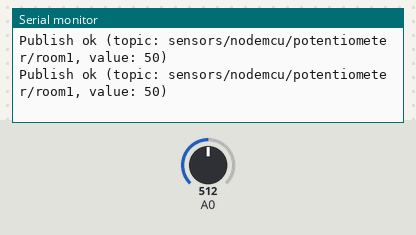
The sketch below on a simulated ESP8266 (NodeMCU). Parts: the last lines printed to the serial monitor. Inputs (shaded band) come from the test bench; at power-on: A0 = 512. WiFi joins after 1.5 s; servers stay silent unless stated; no MQTT or app messages arrive unless stated.

Above: at 2.8 s.
2.9 s: A0 set to 716
At 3.06 s:
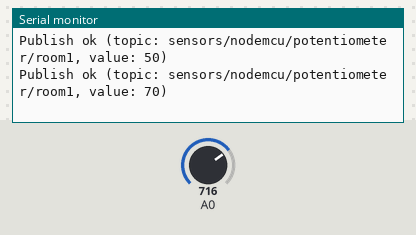
4.4 s: A0 set to 900
At 4.49 s:
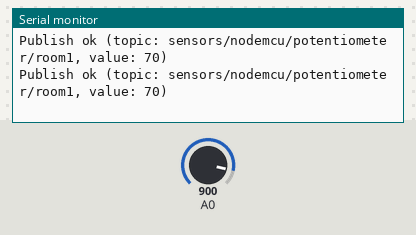
Timing chart, 0 to 7.4 s (numbered marks = the images above; inputs shaded):
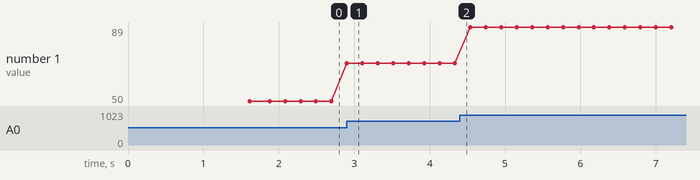

Measured:
- after the input at 2.9 s, the serial monitor: prints a new line at once (image 1)
- plotted number 1: 50 → 70 after the input at 2.9 s, 70 → 89 after the input at 4.4 s

The sketch:

firmware.ino
```cpp
#include <PubSubClient.h>
#include <ESP8266WiFi.h>

const int potentiometerPin = 0;

// Wifi configuration
const char* ssid = "my_wifi_ssid";
const char* password = "my_wifi_password";

// mqtt configuration
const char* server = "192.168.1.104";
const char* topic = "sensors/nodemcu/potentiometer/room1";
const char* clientName = "com.gonzalo123.nodemcu";

int value;
int percent;
String payload;

WiFiClient wifiClient;
PubSubClient client(wifiClient);

void wifiConnect() {
  Serial.println();
  Serial.print("Connecting to ");
  Serial.println(ssid);

  WiFi.begin(ssid, password);

  while (WiFi.status() != WL_CONNECTED) {
    delay(500);
    Serial.print(".");
  }
  Serial.println("");
  Serial.print("WiFi connected.");
  Serial.print("IP address: ");
  Serial.println(WiFi.localIP());

  if (client.connect(clientName)) {
    Serial.print("Connected to MQTT broker at ");
    Serial.print(server);
    Serial.print(" as ");
    Serial.println(clientName);
    Serial.print("Topic is: ");
    Serial.println(topic);
  }
  else {
    Serial.println("MQTT connect failed");
    Serial.println("Will reset and try again...");
    abort();
  }
}

void mqttReConnect() {
  while (!client.connected()) {
    Serial.print("Attempting MQTT connection...");
    if (client.connect(clientName)) {
      Serial.println("connected");
      client.subscribe(topic);
    } else {
      Serial.print("failed, rc=");
      Serial.print(client.state());
      Serial.println(" try again in 5 seconds");
      delay(5000);
    }
  }
}

void mqttEmit(String topic, String value)
{
  if (client.publish((char*) topic.c_str(), (char*) value.c_str())) {
    Serial.print("Publish ok (topic: ");
    Serial.print(topic);
    Serial.print(", value: ");
    Serial.print(value);
    Serial.println(")");
  } else {
    Serial.println("Publish failed");
  }
}

void setup() {
  Serial.begin(9600);
  client.setServer(server, 1883);
  wifiConnect();
  delay(10);
}

void loop() {
  if (!client.connected()) {
    mqttReConnect();
  }

  mqttEmit(topic, (String) (int) ((analogRead(potentiometerPin) * 100) / 1010));

  delay(200);
}
```
